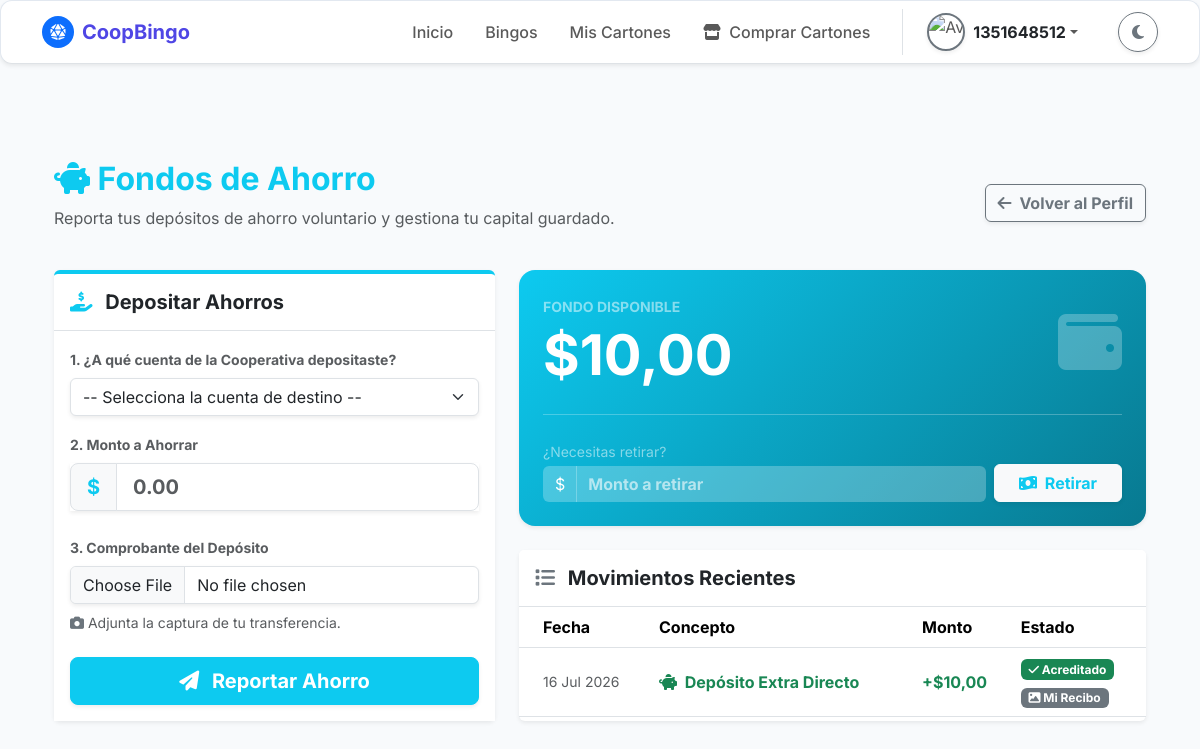
Page /mi-cuenta/ahorros/ (signed in) on the earlier database version.
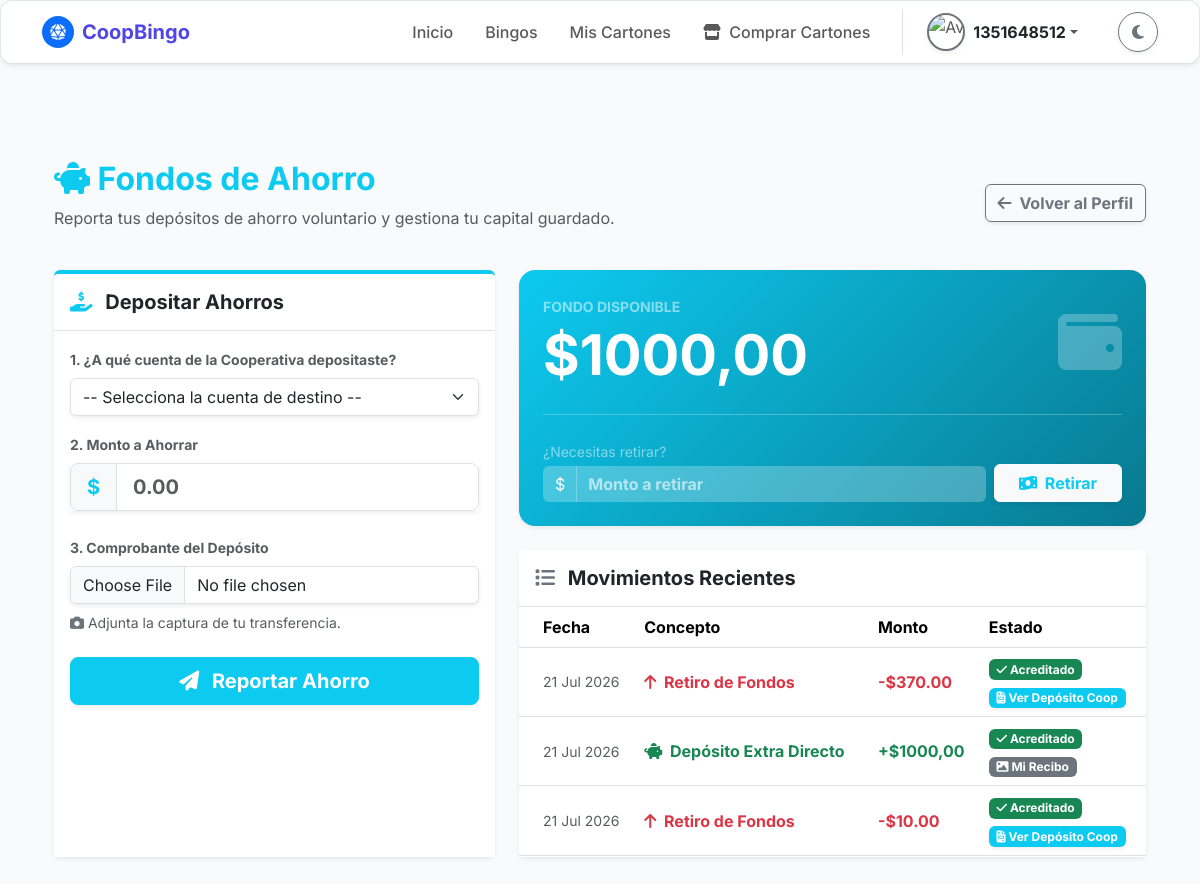
Same page on the later database version.
### bingo/models.py (models this page shows, shortened)
class Ahorro(models.Model):
    TIPO_AHORRO_CHOICES = [
        ('Obligatorio', 'Obligatorio'),
        ('Voluntario', 'Voluntario'),
    ]
    ESTADO_AHORRO_CHOICES = [
        ('Acreditado', 'Acreditado'),
        ('Pendiente', 'Pendiente'),
        ('Rechazado', 'Rechazado'),
        ('Retirar', 'Retirar'),
        ('Activo', 'Activo'),
        ('Inactivo', 'Inactivo'),
    ]
    idahorro = models.AutoField(primary_key=True)
    idsocio = models.ForeignKey(
        'Socio',
        on_delete=models.PROTECT,
        db_column='idsocio',
        verbose_name="Socio"
    )
    idbingo = models.ForeignKey(
        'Bingo',
        on_delete=models.SET_NULL,
        null=True,
        blank=True,
        db_column='idbingo',
        verbose_name="Bingo Asociado"
    )
    tipoahorro = models.CharField(
        max_length=50,
        choices=TIPO_AHORRO_CHOICES,
        verbose_name="Tipo de Ahorro"
    )
    montoahorro = models.DecimalField(
        max_digits=10,
        decimal_places=2,
        verbose_name="Monto Ahorrado"
    )
    fechaahorro = models.DateTimeField(
        auto_now_add=True,
        verbose_name="Fecha de Ahorro"
    )
    comentarioahorro = models.CharField(
        max_length=100,
        null=True,
        blank=True,
        verbose_name="Comentario"
    )
    estadoahorro = models.CharField(
        max_length=25,
        choices=ESTADO_AHORRO_CHOICES,
        verbose_name="Estado del Ahorro"
    )
    idmetodopago = models.ForeignKey(
        'MetodoPago',
        on_delete=models.SET_NULL,
        null=True,
        blank=True,
        db_column='idmetodopago',
        verbose_name="Cuenta de Destino"
    )
    comprobanteahorro = models.FileField(
        upload_to='media/ahorro/comprobantes/',
        null=True,
        blank=True,
        verbose_name="Comprobante de Ahorro"
    )
    origenahorro = models.CharField(
        max_length=50,
        default='Directo',
        null=True,
        blank=True,
        verbose_name="Origen del Ahorro"
    )
    class Meta:
        db_table = 'Ahorro'
        verbose_name = 'Ahorro'
        verbose_name_plural = 'Ahorros'

### bingo/views.py (the view, shortened to what this page needs)
# urls.py: path('mi-cuenta/ahorros/', views.ahorro, name='ahorro'),
@login_required
def ahorro(request):
    socio = Socio.objects.filter(cisocio=request.user.username).first()
    if not socio or socio.estadosocio not in ['Activo', 'Active']:
        messages.warning(request, "Acceso denegado: Debes ser un Socio activo para acceder a la libreta de ahorros.")
        return redirect('inicio')
    historial_ahorros = Ahorro.objects.filter(idsocio=socio).order_by('-fechaahorro')
    total_ahorrado = historial_ahorros.filter(estadoahorro='Acreditado').aggregate(total=Sum('montoahorro'))['total'] or Decimal('0.00')
    contexto = {
        'socio': socio,
        'historial_ahorros': historial_ahorros,
        'total_ahorrado': total_ahorrado,
        'metodos_pago': MetodoPago.objects.filter(estadometodopago='Activo')
    }
    return render(request, 'cuentas/ahorro.html', contexto)

### bingo/templates/cuentas/ahorro.html (shortened to what the changed rows need)
{% extends 'comunes/base.html' %}
{% load static %}
{% block content %}
<div class="container mt-5 mb-5">
    <div class="row mb-4">
        <div class="col-12 d-flex justify-content-between align-items-center flex-wrap">
            <div>
                <h2 class="mb-2 text-info fw-bold"><i class="fas fa-piggy-bank"></i> Fondos de Ahorro</h2>
            </div>
        </div>
    </div>
    <div class="row g-4">
        <div class="col-lg-7 d-flex flex-column gap-4">
            <div class="card shadow-sm border-0 bg-info text-white rounded-4 overflow-hidden" style="background: linear-gradient(135deg, #0dcaf0 0%, #087990 100%);">
                <div class="card-body p-4">
                    <div class="d-flex justify-content-between align-items-center">
                        <div>
                            <span class="text-white-50 text-uppercase fw-bold small tracking-wide">Fondo Disponible</span>
                            <h2 class="display-4 fw-bold mb-0 mt-1">${{ total_ahorrado|floatformat:2 }}</h2>
                        </div>
                    </div>
                </div>
            </div>
            <div class="card shadow-sm border-0 flex-grow-1">
                <div class="card-body p-0">
                    <div class="table-responsive" style="max-height: 250px; overflow-y: auto;">
                        <table class="table table-hover align-middle mb-0">
                            <thead class="bg-body-tertiary border-bottom sticky-top">
                                <tr>
                                    <th class="ps-4">Fecha</th>
                                    <th>Concepto</th>
                                    <th>Monto</th>
                                    <th>Estado</th>
                                </tr>
                            </thead>
                            <tbody>
                                {% for ah in historial_ahorros %}
                                <tr>
                                    <td class="ps-4 text-muted small">{{ ah.fechaahorro|date:"d M Y" }}</td>
                                    <td>
                                        {% if ah.montoahorro < 0 %}
                                            <span class="fw-bold text-danger"><i class="fas fa-arrow-up me-1"></i> Retiro de Fondos</span>
                                        {% elif ah.origenahorro == 'Semanal' %}
                                            <span class="fw-bold text-warning-emphasis"><i class="fas fa-calendar-check text-warning me-1"></i> Ahorro de Cuota Semanal</span>
                                        {% else %}
                                            <span class="fw-bold text-success"><i class="fas fa-piggy-bank me-1"></i> Depósito Extra Directo</span>
                                        {% endif %}
                                    </td>
                                    <td class="fw-bold fs-6">
                                        {% if ah.montoahorro < 0 %}
                                            <span class="text-danger">-${{ ah.montoahorro|stringformat:".2f"|slice:"1:" }}</span>
                                        {% elif ah.origenahorro == 'Semanal' %}
                                            <span class="text-warning-emphasis">+${{ ah.montoahorro|floatformat:2 }}</span>
                                        {% else %}
                                            <span class="text-success">+${{ ah.montoahorro|floatformat:2 }}</span>
                                        {% endif %}
                                    </td>
                                    <td>
                                        {% if ah.estadoahorro == 'Acreditado' or ah.estadoahorro == 'Activo' %}
                                            <span class="badge bg-success mb-1"><i class="fas fa-check"></i> Acreditado</span>
                                            {% if ah.montoahorro < 0 and ah.comprobanteahorro %}
                                                <br>
                                                <a href="{{ ah.comprobanteahorro.url }}" target="_blank" class="badge bg-info text-white text-decoration-none shadow-sm">
                                                    <i class="fas fa-file-invoice"></i> Ver Depósito Coop
                                                </a>
                                            {% elif ah.montoahorro > 0 and ah.comprobanteahorro %}
                                                <br>
                                                <a href="{{ ah.comprobanteahorro.url }}" target="_blank" class="badge bg-secondary text-white text-decoration-none">
                                                    <i class="fas fa-image"></i> Mi Recibo
                                                </a>
                                            {% endif %}
                                        {% elif ah.estadoahorro == 'Pendiente' %}
                                            <span class="badge bg-warning text-dark"><i class="fas fa-clock"></i> Pendiente</span>
                                        {% else %}
                                            <span class="badge bg-secondary">{{ ah.estadoahorro }}</span>
                                        {% endif %}
                                    </td>
                                </tr>
                                {% empty %}
                                <tr>
                                    <td colspan="4" class="text-center py-4 text-muted">
                                        No hay movimientos en tu libreta.
                                    </td>
                                </tr>
                                {% endfor %}
                            </tbody>
                        </table>
                    </div>
                </div>
            </div>
        </div>
    </div>
</div>
{% endblock %}

Differences in the rows shown:
no longer on this page (row unchanged): Ahorro: fechaahorro "16 Jul 2026", origenahorro "Directo" (drawn), montoahorro "10,00"
added Ahorro: fechaahorro "21 Jul 2026", shows "Retiro de Fondos", montoahorro "370.00"
added Ahorro: fechaahorro "21 Jul 2026", origenahorro "Directo" (drawn), montoahorro "1000,00"
added Ahorro: fechaahorro "21 Jul 2026", shows "Retiro de Fondos", montoahorro "10.00"
Other differences:
{{ total_ahorrado|floatformat:2 }}: "10,00" → "1000,00"
